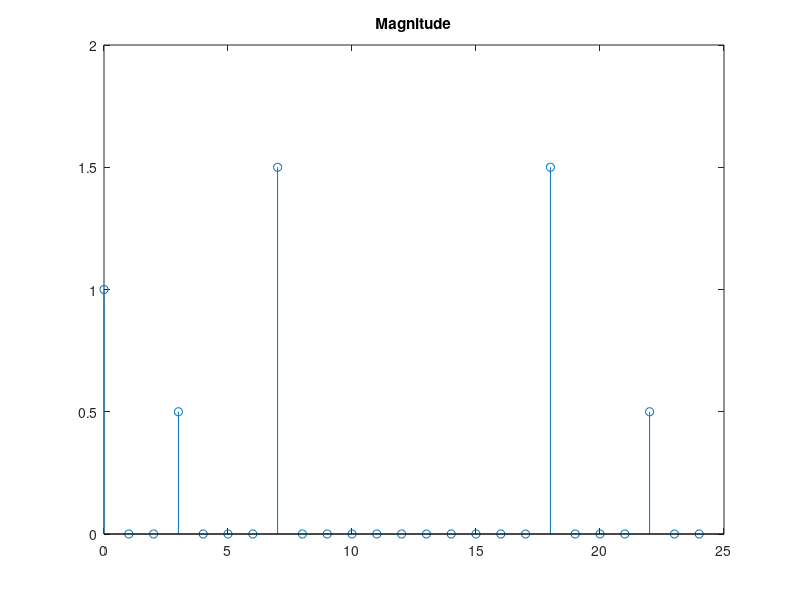

MATLAB code to generate this figure: (Note: this script raises an error after producing the figure.)
n = 0:24;
m = [1 0 0 1/2 0 0 0 3/2 0 0 0 0 0 0 0 0 0 0 3/2 0 0 0 1/2 0 0];
p = [0 0 0 0 0 0 0 -pi/2 0 0 0 0 0 0 0 0 0 0 pi/2 0 0 0 0 0 0];
stem(n, m);
set(gcf,'color','w');
title('Magnitude');
export_fig problem4-mag.pdf;
stem(n, p);
title('Phase');
export_fig problem4-phase.pdf;